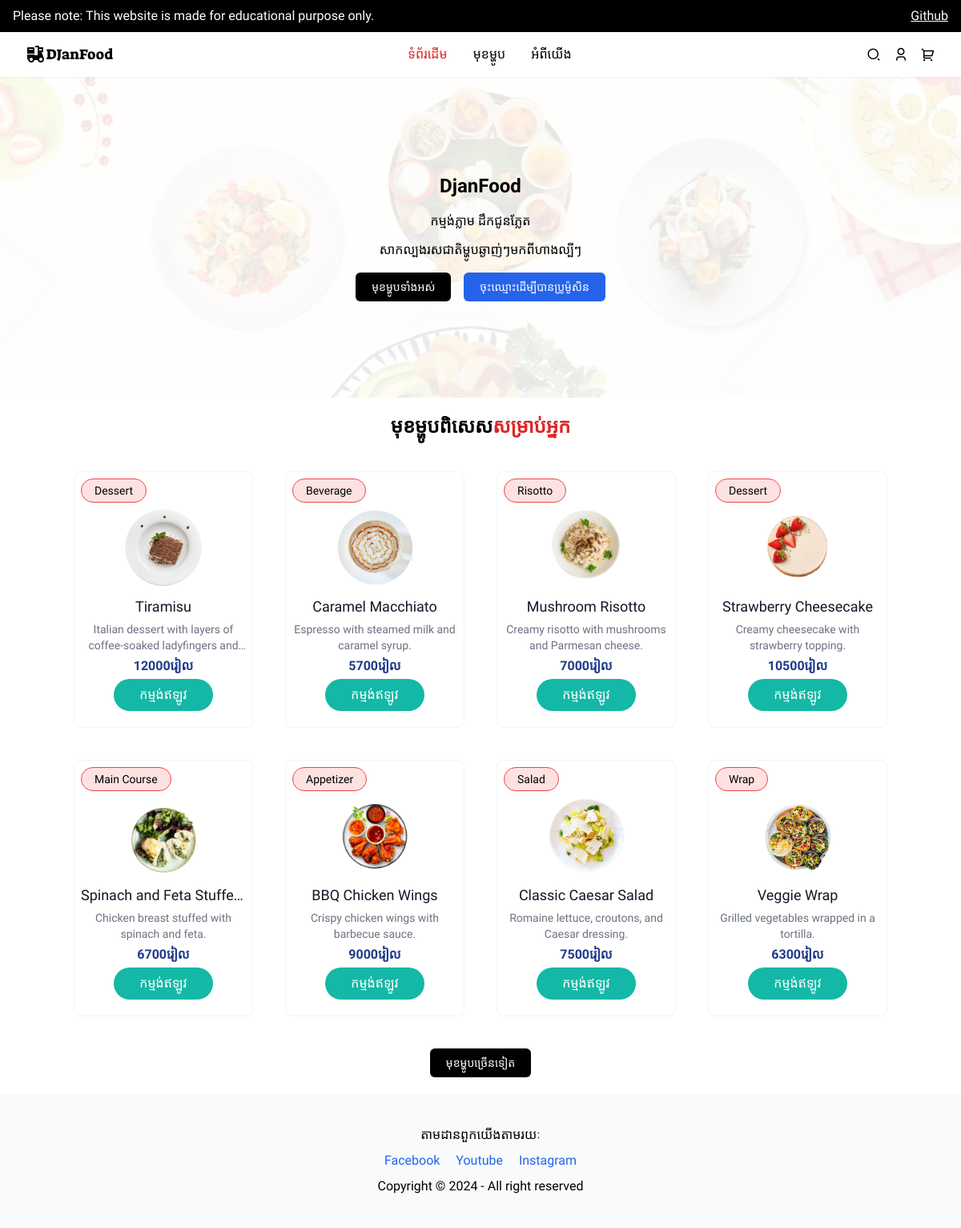
The page / on the database its author committed.
### foods/models.py (models this page shows, shortened)
class Food(models.Model):
    title = models.CharField(max_length=200)
    price = models.IntegerField()
    category = models.CharField(max_length=150, null=True)
    special_price = models.IntegerField(null=True, blank=True)
    is_premium = models.BooleanField(default=False)
    promotion_end_at = models.DateTimeField(null=True, blank=True)
    description = models.TextField(null=True, blank=True)
    created_at = models.DateTimeField(auto_now_add=True, null=True, blank=True)
    updated_at = models.DateTimeField(auto_now=True, null=True, blank=True)
    image_relative_url = models.CharField(max_length=50, null=True, blank=True)
    class Meta:
        ordering = ['-created_at']

### general/views.py (the view)
# urls.py: 2. Add a URL to urlpatterns:  path('', views.home, name='home')
def home(request):
    foods = Food.objects.all()[:8]
    context = {
        'foods': foods
    }
    return render(request, 'general/home.html', context)

### templates/general/home.html (shortened to what this page needs)
{% extends "components/base.html" %}
{% load static %}
{% block content %}
    <div id="home-landing" class="flex items-center justify-center w-full h-[400px]">
        <div class="text-center">
            <h1 class="text-2xl font-bold mb-4">DjanFood</h1>
            <p class="text-base mb-3">កម្មង់ភ្លាម ដឹកជូនភ្លែត</p>
            <p>សាកល្បងរសជាតិម្ហូបឆ្ងាញ់ៗមកពីហាងល្បីៗ</p>
            <div class="flex items-center gap-4 mt-4">
                <button class="py-2 px-5 text-sm text-white rounded-md bg-black">
                    <a href={% url "food_dishes" %}>មុខម្ហូបទាំងអស់</a>
                </button>
                {% if request.user.is_authenticated %}
                <button class="py-2 px-5 text-sm text-white rounded-md bg-blue-600">
                    <a href={% url "dashboard" %}>
                        {% if first_name and last_name %}
                            {{request.user.first_name}} {{request.user.last_name}}
                        {% else %}
                            {{request.user.username}}
                        {% endif %}
                    </a>
                </button>
                {% else %}
                <button class="py-2 px-5 text-sm text-white rounded-md bg-blue-600">
                    <a href={% url "login" %}>ចុះឈ្មោះដើម្បីបានប្រូម៉ូសិន</a>
                </button>
                {% endif %}
            </div>
        </div>
    </div>
    <div class="max-w-screen-xl mx-auto p-5">
        <center><h1 class="text-2xl font-bold">មុខម្ហូបពិសេស<span class="text-red-600">សម្រាប់អ្នក</span></h1></center>
        <div class="mt-10 flex flex-wrap justify-center gap-10">
        {% for food in foods %}
            <div class="bg-white border border-gray-100 transition transform duration-400 hover:shadow-xl hover:scale-105 w-56 h-80 min-h-52 p-2 rounded-lg relative">
                <span class="bg-red-100 border border-red-500 rounded-full text-primary text-sm poppins px-4 py-1 inline-block mb-2">
                    {{ food.category }}
                </span>
                <img class="w-64 mx-auto transform transition duration-300 w-24 max-w-24 max-h-24 min-h-24 object-cover hover:scale-105" src="{% static food.image_relative_url %}" alt="">
                <div class="flex flex-col items-center my-3 space-y-1">
                    <h1 class="text-gray-900 poppins text-lg line-clamp-1">{{ food.title }}</h1>
                    <p class="text-gray-500 poppins text-sm text-center line-clamp-2">{{ food.description }}</p>
                    {% if food.special_price %}
                        <div class="flex items-center gap-2">
                            <p class="text-blue-900 poppins text-md font-bold">{{food.special_price}} រៀល</p>
                            <del class="text-sm text-red-500">{{food.price}} រៀល</del>
                        </div>
                    {% else %}
                        <p class="text-blue-900 poppins text-md font-bold">{{ food.price }}រៀល</p>
                    {% endif %}
                    <a href={% url "food_details" food.id %} class="cursor-pointer bg-teal-500 text-white px-8 py-2 focus:outline-none poppins rounded-full mt-24 transform transition duration-300 hover:scale-105">
                        កម្មង់ឥឡូវ
                    </a>
                </div>
            </div>
        {% endfor %}
        </div>
        <center><button class="mt-10 py-2 px-5 text-sm text-white rounded-md bg-black">
            <a href={% url "food_dishes" %}>មុខម្ហូបច្រើនទៀត</a>
        </button></center>
    </div>
{% endblock content %}

### static/css/main.css (style rules this page uses)
* { font-family: 'Kantumruy Pro', sans-serif; scrollbar-width: 0; }
#home-landing { background-color: #EEEEEE; background-image: url('../images/home-bg.jpg'); background-position: center; background-size: cover; background-repeat: no-repeat; }

### rows shown on the page
Food: category "Dessert", image_relative_url (picture), title "Tiramisu", description "Italian dessert with layers of coffee-soaked ladyfingers…", price "12000"
Food: category "Beverage", image_relative_url (picture), title "Caramel Macchiato", description "Espresso with steamed milk and caramel syrup.", price "5700"
Food: category "Risotto", image_relative_url (picture), title "Mushroom Risotto", description "Creamy risotto with mushrooms and Parmesan cheese.", price "7000"
Food: category "Dessert", image_relative_url (picture), title "Strawberry Cheesecake", description "Creamy cheesecake with strawberry topping.", price "10500"
Food: category "Main Course", image_relative_url (picture), title "Spinach and Feta…", description "Chicken breast stuffed with spinach and feta.", price "6700"
Food: category "Appetizer", image_relative_url (picture), title "BBQ Chicken Wings", description "Crispy chicken wings with barbecue sauce.", price "9000"
Food: category "Salad", image_relative_url (picture), title "Classic Caesar Salad", description "Romaine lettuce, croutons, and Caesar dressing.", price "7500"
Food: category "Wrap", image_relative_url (picture), title "Veggie Wrap", description "Grilled vegetables wrapped in a tortilla.", price "6300"
